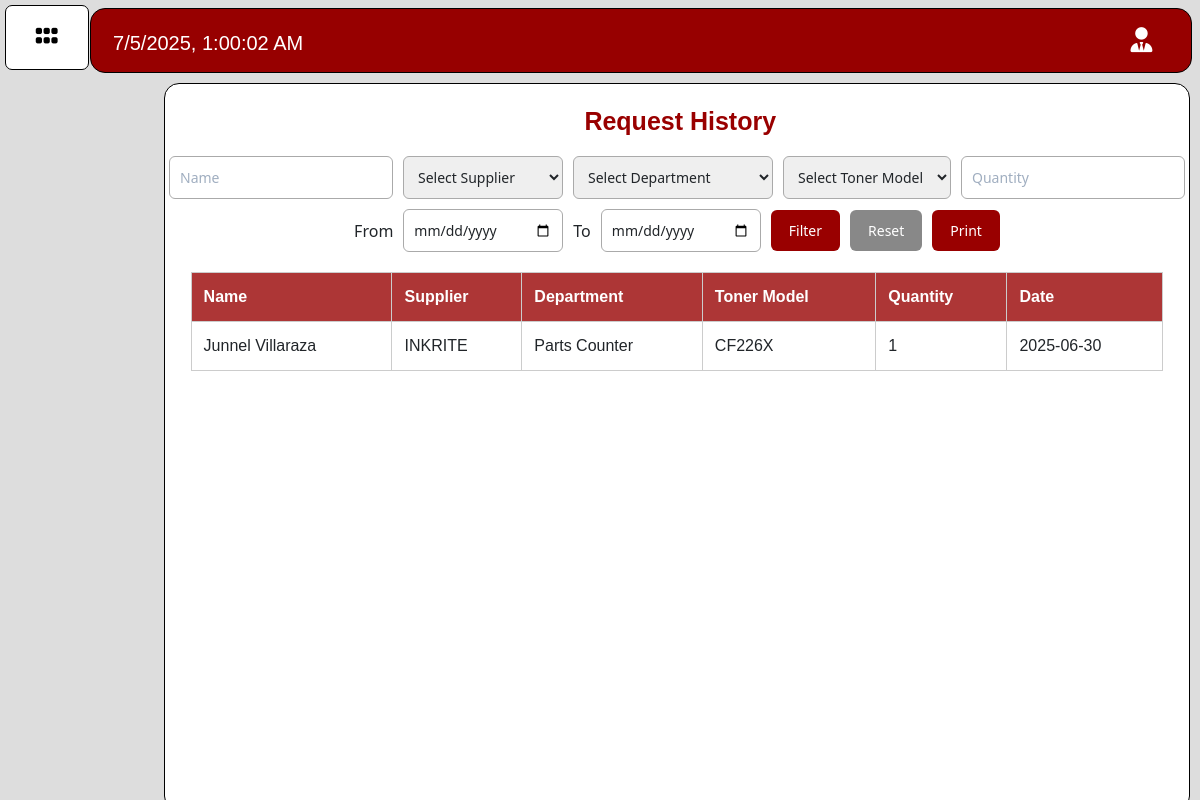
/first_project/admin/request_history.php (signed in), run on the app's committed database.
### tables this page shows
CREATE TABLE `inventory_request` (
  `id` int(11) NOT NULL,
  `full_name` varchar(255) NOT NULL,
  `supplier` varchar(255) NOT NULL,
  `department` varchar(255) NOT NULL,
  `quantity` int(3) NOT NULL,
  `date_added` varchar(255) NOT NULL,
  `toner_model` varchar(255) NOT NULL
);

### first_project/admin/request_history.php (the view, shortened to what this page needs)
<!DOCTYPE html>
<html lang="en">
<head>
    <?php include 'nav.php'; ?>
    <link rel="stylesheet" href="https://unpkg.com/leaflet@1.9.4/dist/leaflet.css"
 />
</head>
<body>
    <div class="Container">
        <div class="displayadd bg-transparent">
            <h1>Request History</h1>
            <form method="get" style="margin: 20px 0; display: flex; gap: 10px; flex-wrap: wrap;">
                <input type="text" name="full_name" placeholder="Name" value="<?php echo htmlspecialchars($_GET['full_name'] ?? ''); ?>">
                <select name="supplier">
                    <option value="" disabled hidden <?php if (empty($_GET['supplier'])) echo 'selected'; ?>>Select Supplier</option>
                </select>
                <select name="department">
                    <option value="" disabled hidden <?php if (empty($_GET['department'])) echo 'selected'; ?>>Select Department</option>
                </select>
                <select name="toner_model">
                    <option value="" disabled hidden <?php if (empty($_GET['toner_model'])) echo 'selected'; ?>>Select Toner Model</option>
                </select>
                <input type="number" name="quantity" placeholder="Quantity" value="<?php echo htmlspecialchars($_GET['quantity'] ?? ''); ?>">
                <label for="date_from">From</label>
                <input type="date" id="date_from" name="date_from" value="<?php echo htmlspecialchars($_GET['date_from'] ?? ''); ?>">
                <label for="date_to">To</label>
                <input type="date" id="date_to" name="date_to" value="<?php echo htmlspecialchars($_GET['date_to'] ?? ''); ?>">
                <button type="submit">Filter</button>
                <a href="request_history.php" style="text-decoration: none;">
                    <button type="button">Reset</button>
                </a>
                <button type="button" onclick="printTable()">Print</button>
            </form>
        </div>
        <div class="table-wrapper">
            <table>
                <thead>
                    <tr>
                        <th>Name</th>
                        <th>Supplier</th>
                        <th>Department</th>
                        <th>Toner Model</th>
                        <th>Quantity</th>
                        <th>Date</th>
                    </tr>
                </thead>
                <tbody>
                    <?php
                    require_once "database.php";
                    $whereClause = '';
                    $sql = "SELECT * FROM inventory_request $whereClause ORDER BY id DESC";
                    $result = mysqli_query($conn, $sql);
                    if (mysqli_num_rows($result) > 0):
                        while ($row = mysqli_fetch_assoc($result)):
                    ?>
                            <tr>
                                <td><?php echo htmlspecialchars($row['full_name']); ?></td>
                                <td><?php echo htmlspecialchars($row['supplier']); ?></td>
                                <td><?php echo htmlspecialchars($row['department']); ?></td>
                                <td><?php echo htmlspecialchars($row['toner_model']); ?></td>
                                <td><?php echo htmlspecialchars($row['quantity']); ?></td>
                                <td><?php echo htmlspecialchars($row['date_added']); ?></td>
                            </tr>
                        <?php endwhile;
                    else: ?>
                        <tr>
                            <td colspan="6">No records found.</td>
                        </tr>
                    <?php endif; ?>
                </tbody>
            </table>
        </div>
    </div>
</body>
</html>

### first_project/admin/nav.php (style rules this page uses)
h1 { margin: 3.5px; margin-top: 22px; margin-left: 10px; color: white; background-color: transparent; font-family: 'Rubik', sans-serif; font-size: 23px; font-family: 'Merriweather Sans', sans-serif; }
a { color: black; cursor: pointer; }

### first_project/admin/request_history.php (style rules this page uses)
body { background-color: rgb(221, 221, 221); }
.Container { display: flex; flex-direction: column; background-color: white; width: 85.5%; height: 91%; position: fixed; right: 10px; margin-top: 83px; border: 1px black solid; border-radius: 15px; padding-bottom: 20px; }
.displayadd h1 { color: #990000; font-family: 'Mulish', sans-serif; font-size: 25px; font-weight: bold; text-align: center; }
.table-wrapper { overflow-y: auto; max-height: 90%; display: flex; justify-content: center; }
table { width: 95%; border-collapse: collapse; font-family: Arial, sans-serif; border-radius: 15px; }
thead th { position: sticky; top: 0; background-color: rgb(173, 54, 54); color: white; z-index: 2; }
th, td { border: 1px solid #ccc; padding: 12px; text-align: left; }
th { background-color: rgb(173, 54, 54); color: white; }
form { display: flex; flex-wrap: wrap; gap: 15px; justify-content: center; align-items: center; margin: 20px auto; background-color: rgb(255, 255, 255); border-radius: 10px; width: 100%; }
form select, form input[type="text"], form input[type="number"], form input[type="date"] { padding: 10px; font-size: 14px; border-radius: 6px; border: 1px solid #aaa; min-width: 160px; }
form button { padding: 10px 18px; font-size: 14px; background-color: #990000; color: white; border: none; border-radius: 6px; cursor: pointer; transition: background-color 0.3s ease; }
form a button { background-color: #888; }

### data on the page
inventory_request: full_name "Junnel Villaraza", supplier "INKRITE", department "Parts Counter", toner_model "CF226X", quantity "1", date_added "2025-06-30"
